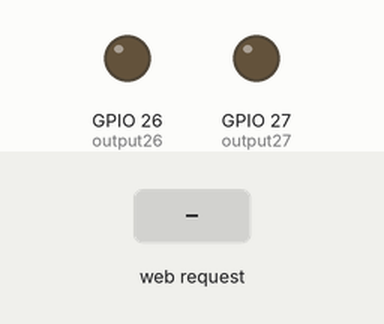
Simulated run of this program. Board: ESP32. On the bench: output pins drawn as LEDs (lit = HIGH). The inputs (shaded band) are chosen by the test bench. WiFi joins after 1.5 s; servers stay silent unless stated; what the program prints to the serial monitor is not drawn.

Above: at 2.7 s.
2.8 s: HTTP request GET /26/on received
At 3.9 s:
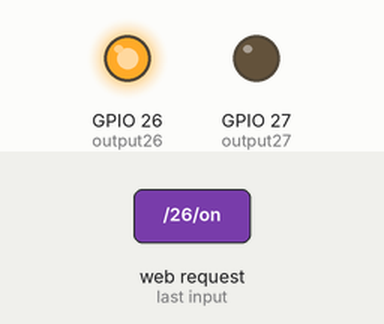
4.3 s: HTTP request GET /27/on received
At 5.0 s:
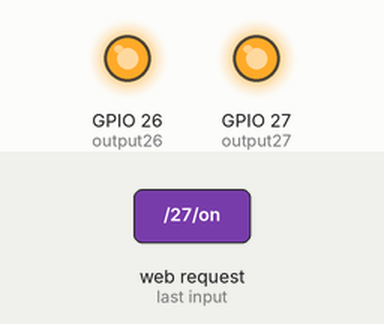
5.8 s: HTTP request GET /26/off received
At 6.1 s:
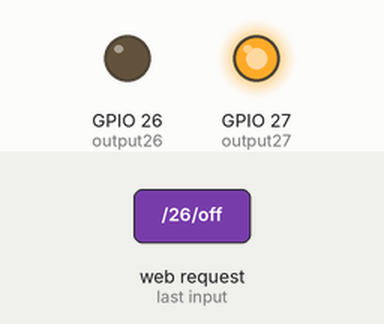
7.3 s: HTTP request GET /27/off received
At 8.5 s:
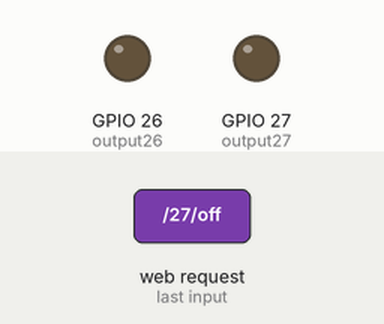
Timing chart, 0 to 9.8 s (numbered marks = the images above; inputs shaded):
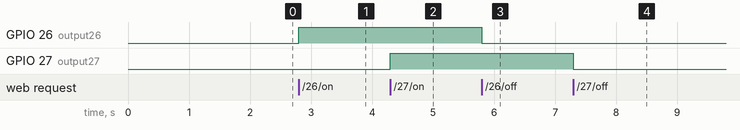

The program:

main.cpp
```cpp
#include <Arduino.h>
#include <WiFi.h>
#include <WebServer.h>

// 🔹 Mets ton Wi-Fi ici
const char* ssid = "VOTRE_WIFI";
const char* password = "VOTRE_MOT_DE_PASSE";

// GPIO utilisés
const int output26 = 26;
const int output27 = 27;

String output26State = "off";
String output27State = "off";

// Serveur web port 80
WebServer server(80);

// ===== Fonctions GPIO =====
void handleRoot();

void handleGPIO26On() {
  output26State = "on";
  digitalWrite(output26, HIGH);
  handleRoot();
}

void handleGPIO26Off() {
  output26State = "off";
  digitalWrite(output26, LOW);
  handleRoot();
}

void handleGPIO27On() {
  output27State = "on";
  digitalWrite(output27, HIGH);
  handleRoot();
}

void handleGPIO27Off() {
  output27State = "off";
  digitalWrite(output27, LOW);
  handleRoot();
}

// ===== Page Web =====
void handleRoot() {
  String html = "<!DOCTYPE html><html>";
  html += "<head><meta name='viewport' content='width=device-width, initial-scale=1'>";
  html += "<style>";
  html += "body{text-align:center;font-family:Arial;}";
  html += ".button{padding:15px 30px;font-size:20px;margin:5px;}";
  html += "</style></head><body>";

  html += "<h1>ESP32 Web Server</h1>";

  html += "<p>GPIO 26 : " + output26State + "</p>";
  if(output26State=="off")
    html += "<a href='/26/on'><button class='button'>ON</button></a>";
  else
    html += "<a href='/26/off'><button class='button'>OFF</button></a>";

  html += "<p>GPIO 27 : " + output27State + "</p>";
  if(output27State=="off")
    html += "<a href='/27/on'><button class='button'>ON</button></a>";
  else
    html += "<a href='/27/off'><button class='button'>OFF</button></a>";

  html += "</body></html>";

  server.send(200,"text/html",html);
}

// ===== Setup =====
void setup() {
  Serial.begin(115200);

  pinMode(output26, OUTPUT);
  pinMode(output27, OUTPUT);

  digitalWrite(output26, LOW);
  digitalWrite(output27, LOW);

  // Connexion Wi-Fi
  Serial.print("Connexion WiFi...");
  WiFi.begin(ssid,password);

  while(WiFi.status()!=WL_CONNECTED){
    delay(500);
    Serial.print(".");
  }

  Serial.println("\nConnecté !");
  Serial.print("IP: ");
  Serial.println(WiFi.localIP());

  // Routes
  server.on("/",handleRoot);
  server.on("/26/on",handleGPIO26On);
  server.on("/26/off",handleGPIO26Off);
  server.on("/27/on",handleGPIO27On);
  server.on("/27/off",handleGPIO27Off);

  server.begin();
}

// ===== Loop =====
void loop(){
  server.handleClient();
}
```

Measured:
- after the input at 2.8 s, GPIO 26 (output26): LOW → HIGH at once
- after the input at 4.3 s, GPIO 27 (output27): LOW → HIGH at once
- after the input at 5.8 s, GPIO 26 (output26): HIGH → LOW at once
- after the input at 7.3 s, GPIO 27 (output27): HIGH → LOW at once
